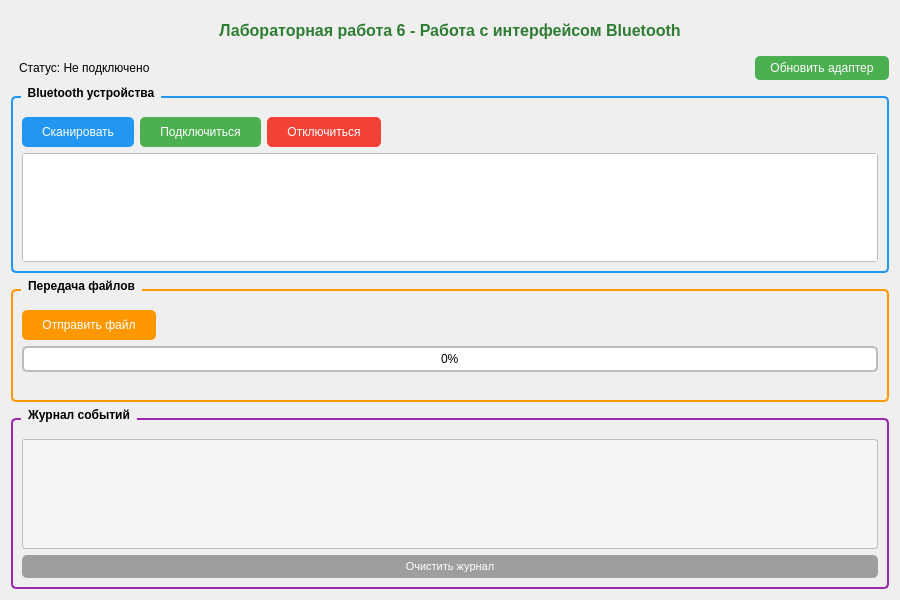
<?xml version="1.0" encoding="UTF-8"?>
<ui version="4.0">
 <class>BluetoothWindow</class>
 <widget class="QWidget" name="BluetoothWindow">
  <property name="geometry">
   <rect>
    <x>0</x>
    <y>0</y>
    <width>900</width>
    <height>600</height>
   </rect>
  </property>
  <property name="windowTitle">
   <string>Bluetooth - Лабораторная работа 6</string>
  </property>
  <layout class="QVBoxLayout" name="verticalLayout">
   <item>
    <widget class="QLabel" name="titleLabel">
     <property name="text">
      <string>Лабораторная работа 6 - Работа с интерфейсом Bluetooth</string>
     </property>
     <property name="alignment">
      <set>Qt::AlignCenter</set>
     </property>
     <property name="styleSheet">
      <string>font-size: 16px; font-weight: bold; color: #2E7D32; padding: 10px;</string>
     </property>
    </widget>
   </item>
   <item>
    <layout class="QHBoxLayout" name="horizontalLayout">
     <item>
      <widget class="QLabel" name="connectionStatusLabel">
       <property name="text">
        <string>Статус: Не подключено</string>
       </property>
       <property name="styleSheet">
        <string>font-size: 12px; padding: 5px;</string>
       </property>
      </widget>
     </item>
     <item>
      <spacer name="horizontalSpacer">
       <property name="orientation">
        <enum>Qt::Horizontal</enum>
       </property>
       <property name="sizeHint" stdset="0">
        <size>
         <width>40</width>
         <height>20</height>
        </size>
       </property>
      </spacer>
     </item>
     <item>
      <widget class="QPushButton" name="refreshAdapterButton">
       <property name="text">
        <string>Обновить адаптер</string>
       </property>
       <property name="styleSheet">
        <string>QPushButton { background-color: #4CAF50; color: white; border: none; border-radius: 5px; padding: 5px 15px; }
QPushButton:hover { background-color: #45a049; }
QPushButton:pressed { background-color: #3d8b40; }</string>
       </property>
      </widget>
     </item>
    </layout>
   </item>
   <item>
    <widget class="QGroupBox" name="devicesGroupBox">
     <property name="title">
      <string>Bluetooth устройства</string>
     </property>
     <property name="styleSheet">
      <string>QGroupBox { font-weight: bold; border: 2px solid #2196F3; border-radius: 5px; margin-top: 10px; padding-top: 10px; }
QGroupBox::title { subcontrol-origin: margin; left: 10px; padding: 0 5px; }</string>
     </property>
     <layout class="QVBoxLayout" name="verticalLayout_2">
      <item>
       <layout class="QHBoxLayout" name="horizontalLayout_2">
        <item>
         <widget class="QPushButton" name="scanButton">
          <property name="text">
           <string>Сканировать</string>
          </property>
          <property name="styleSheet">
           <string>QPushButton { background-color: #2196F3; color: white; border: none; border-radius: 5px; padding: 8px 20px; font-size: 12px; }
QPushButton:hover { background-color: #1976D2; }
QPushButton:pressed { background-color: #0D47A1; }
QPushButton:disabled { background-color: #BDBDBD; }</string>
          </property>
         </widget>
        </item>
        <item>
         <widget class="QPushButton" name="connectButton">
          <property name="text">
           <string>Подключиться</string>
          </property>
          <property name="styleSheet">
           <string>QPushButton { background-color: #4CAF50; color: white; border: none; border-radius: 5px; padding: 8px 20px; font-size: 12px; }
QPushButton:hover { background-color: #45a049; }
QPushButton:pressed { background-color: #3d8b40; }
QPushButton:disabled { background-color: #BDBDBD; }</string>
          </property>
         </widget>
        </item>
        <item>
         <widget class="QPushButton" name="disconnectButton">
          <property name="text">
           <string>Отключиться</string>
          </property>
          <property name="styleSheet">
           <string>QPushButton { background-color: #F44336; color: white; border: none; border-radius: 5px; padding: 8px 20px; font-size: 12px; }
QPushButton:hover { background-color: #D32F2F; }
QPushButton:pressed { background-color: #B71C1C; }
QPushButton:disabled { background-color: #BDBDBD; }</string>
          </property>
         </widget>
        </item>
        <item>
         <spacer name="horizontalSpacer_2">
          <property name="orientation">
           <enum>Qt::Horizontal</enum>
          </property>
          <property name="sizeHint" stdset="0">
           <size>
            <width>40</width>
            <height>20</height>
           </size>
          </property>
         </spacer>
        </item>
       </layout>
      </item>
      <item>
       <widget class="QTableWidget" name="devicesTable">
        <property name="styleSheet">
         <string>QTableWidget { border: 1px solid #BDBDBD; border-radius: 3px; }
QHeaderView::section { background-color: #2196F3; color: white; padding: 5px; border: none; }</string>
        </property>
       </widget>
      </item>
     </layout>
    </widget>
   </item>
   <item>
    <widget class="QGroupBox" name="transferGroupBox">
     <property name="title">
      <string>Передача файлов</string>
     </property>
     <property name="styleSheet">
      <string>QGroupBox { font-weight: bold; border: 2px solid #FF9800; border-radius: 5px; margin-top: 10px; padding-top: 10px; }
QGroupBox::title { subcontrol-origin: margin; left: 10px; padding: 0 5px; }</string>
     </property>
     <layout class="QVBoxLayout" name="verticalLayout_3">
      <item>
       <layout class="QHBoxLayout" name="horizontalLayout_3">
        <item>
         <widget class="QPushButton" name="sendFileButton">
          <property name="text">
           <string>Отправить файл</string>
          </property>
          <property name="styleSheet">
           <string>QPushButton { background-color: #FF9800; color: white; border: none; border-radius: 5px; padding: 8px 20px; font-size: 12px; }
QPushButton:hover { background-color: #F57C00; }
QPushButton:pressed { background-color: #E65100; }
QPushButton:disabled { background-color: #BDBDBD; }</string>
          </property>
         </widget>
        </item>
        <item>
         <spacer name="horizontalSpacer_3">
          <property name="orientation">
           <enum>Qt::Horizontal</enum>
          </property>
          <property name="sizeHint" stdset="0">
           <size>
            <width>40</width>
            <height>20</height>
           </size>
          </property>
         </spacer>
        </item>
       </layout>
      </item>
      <item>
       <widget class="QProgressBar" name="progressBar">
        <property name="value">
         <number>0</number>
        </property>
        <property name="styleSheet">
         <string>QProgressBar { border: 2px solid #BDBDBD; border-radius: 5px; text-align: center; }
QProgressBar::chunk { background-color: #4CAF50; }</string>
        </property>
       </widget>
      </item>
      <item>
       <widget class="QLabel" name="statusLabel">
        <property name="text">
         <string/>
        </property>
        <property name="alignment">
         <set>Qt::AlignCenter</set>
        </property>
        <property name="styleSheet">
         <string>font-size: 11px; color: #555;</string>
        </property>
       </widget>
      </item>
     </layout>
    </widget>
   </item>
   <item>
    <widget class="QGroupBox" name="logGroupBox">
     <property name="title">
      <string>Журнал событий</string>
     </property>
     <property name="styleSheet">
      <string>QGroupBox { font-weight: bold; border: 2px solid #9C27B0; border-radius: 5px; margin-top: 10px; padding-top: 10px; }
QGroupBox::title { subcontrol-origin: margin; left: 10px; padding: 0 5px; }</string>
     </property>
     <layout class="QVBoxLayout" name="verticalLayout_4">
      <item>
       <widget class="QTextEdit" name="logTextEdit">
        <property name="readOnly">
         <bool>true</bool>
        </property>
        <property name="styleSheet">
         <string>QTextEdit { border: 1px solid #BDBDBD; border-radius: 3px; background-color: #F5F5F5; font-family: 'Consolas', 'Courier New', monospace; font-size: 10px; }</string>
        </property>
       </widget>
      </item>
      <item>
       <widget class="QPushButton" name="clearLogButton">
        <property name="text">
         <string>Очистить журнал</string>
        </property>
        <property name="styleSheet">
         <string>QPushButton { background-color: #9E9E9E; color: white; border: none; border-radius: 5px; padding: 5px 15px; font-size: 11px; }
QPushButton:hover { background-color: #757575; }
QPushButton:pressed { background-color: #616161; }</string>
        </property>
       </widget>
      </item>
     </layout>
    </widget>
   </item>
  </layout>
 </widget>
 <resources/>
 <connections/>
</ui>
